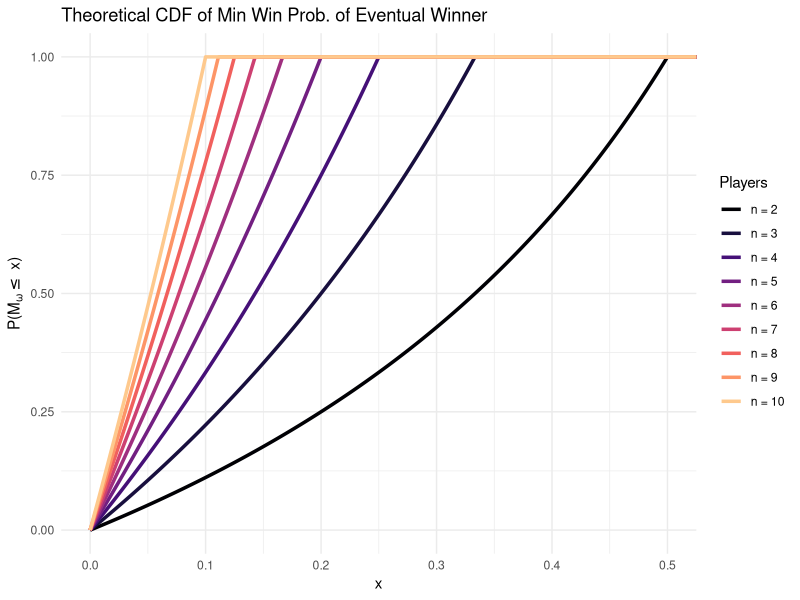

Recreate this plot in R.
library(tidyverse)

# Define the CDF F(M_omega) for symmetric n-player games
# From section 4.2.1: F_{M_omega}(x) = (n-1)x/(1-x) for x in [0, 1/n)
nplayer_cdf = function(x, n) {
  case_when(
    x < 0 ~ 0,
    x >= 0 & x < 1/n ~ (n - 1) * x / (1 - x),
    x >= 1/n ~ 1,
    TRUE ~ NA_real_
  )
}

# Create data for plotting
n_values = c(2, 3, 4, 5, 6, 7, 8, 9, 10)
x_values = seq(0, 1, by = 0.001)

# Function to format n labels
format_n_label = function(n) {
  sprintf("n = %d", n)
}

# CDF plot data
plot_data_cdf = expand_grid(
  n = n_values,
  x = x_values
) %>%
  mutate(
    cdf = map2_dbl(x, n, nplayer_cdf),
    n_label = factor(map_chr(n, format_n_label), 
                    levels = map_chr(n_values, format_n_label))
  ) %>%
  filter(!is.na(cdf))

# Create color palette using viridis magma (generate one extra and drop the brightest)
library(viridisLite)
gradient_colors = viridis(length(n_values) + 1, option = "magma")[1:length(n_values)]

# Create the CDF plot
p_cdf = ggplot(plot_data_cdf, aes(x = x, y = cdf, color = n_label)) +
  geom_line(linewidth = 1.2) +
  scale_color_manual(
    values = gradient_colors,
    labels = map_chr(n_values, format_n_label),
    name = "Players"
  ) +
  coord_cartesian(xlim = c(0, 0.5), ylim = c(0, 1)) +
  labs(
    title = "Theoretical CDF of Min Win Prob. of Eventual Winner",
    x = "x",
    y = expression("P(M"[omega] <= " x)")
  ) +
  theme_minimal() +
  theme(
    legend.position = "right"
  )

# Save the plot
ggsave("../figures/distributions/nplayer_cdf.png", p_cdf, width = 8, height = 5, dpi = 300)

print("Plot saved to ../figures/nplayer_cdf.png")
